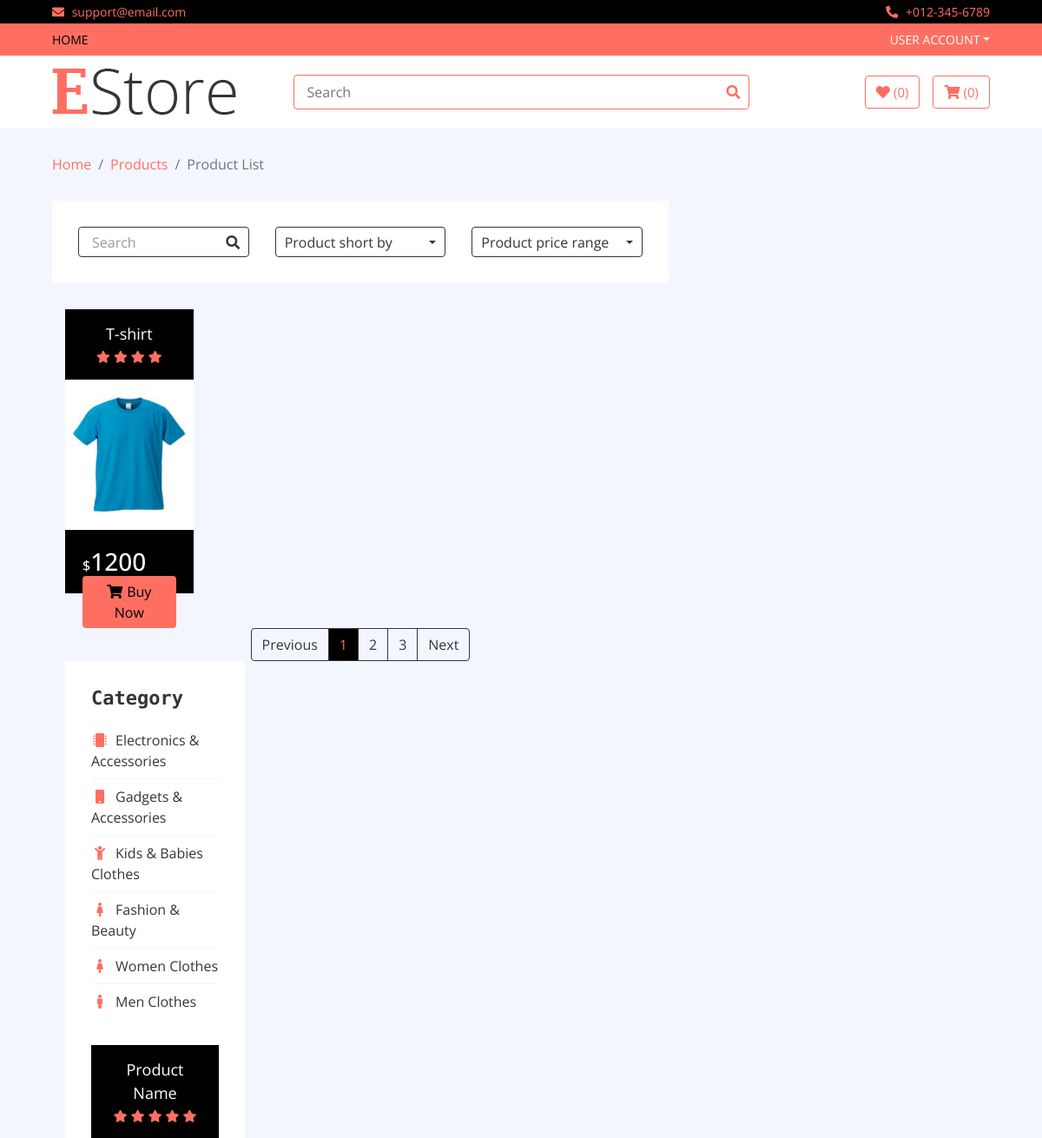
Before: /brand/Fast Company (upper part) with the older database file.
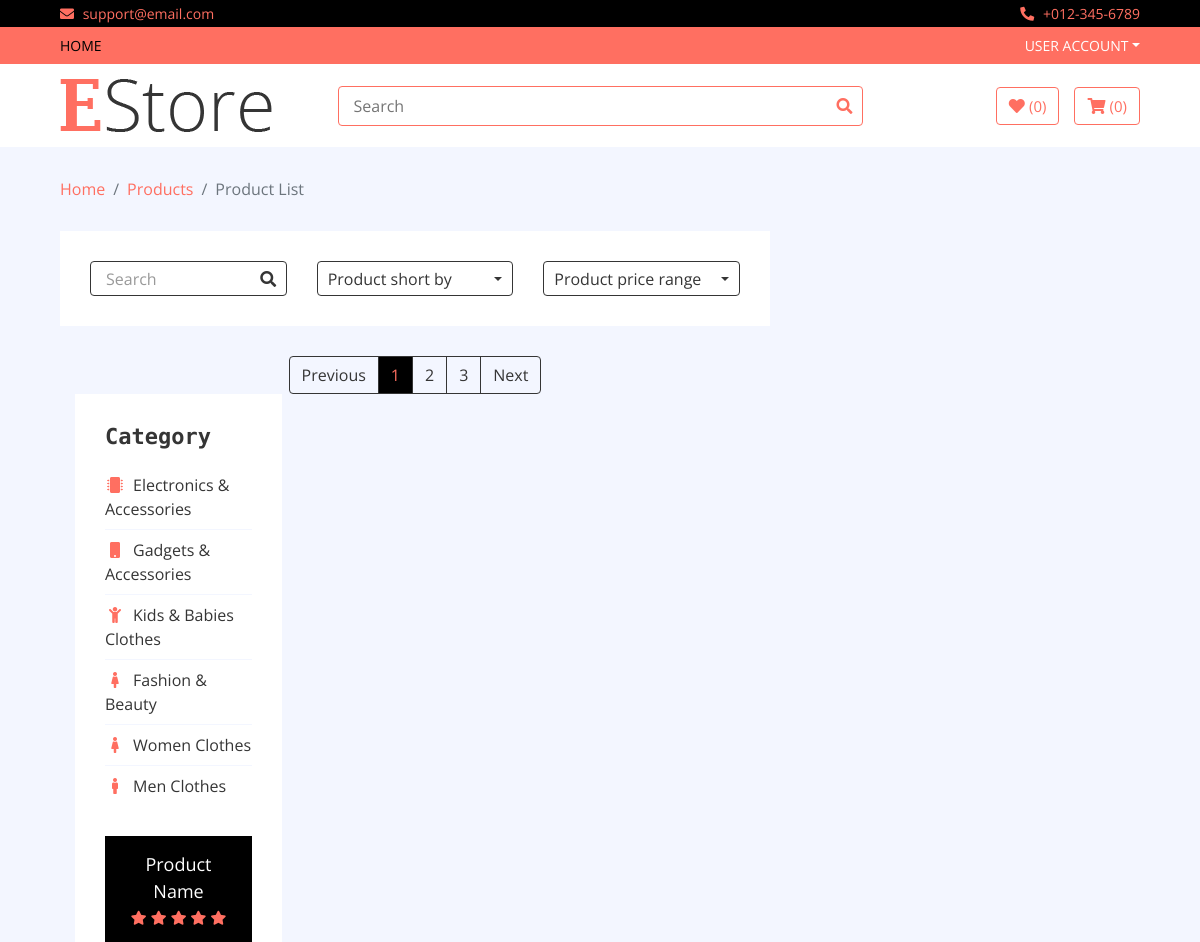
After: the same page with the newer database file.
### home/models.py (models this page shows, shortened)
class Product(models.Model):
    name = models.CharField(max_length = 300)
    price = models.IntegerField()
    discounted_price = models.IntegerField(default = 0)
    image = models.ImageField(upload_to='media')
    category = models.ForeignKey(Category,on_delete=models.CASCADE)
    subcategory= models.ForeignKey(SubCategory,on_delete=models.CASCADE)
    brand = models.ForeignKey(Brand,on_delete=models.CASCADE)
    description = models.TextField()
    specification = models.TextField()
    slug = models.TextField()
    stock = models.CharField(max_length=20, choices=STOCK)
    label = models.CharField(max_length=20,choices=LABEL)

class Category(models.Model):
    name = models.CharField(max_length= 300)
    logo = models.CharField(max_length= 200)
    slug = models.CharField(max_length= 300)

### home/views.py (the view)
# urls.py: path('brand/<slug>', BrandViews.as_view(), name='brand'),
class BrandViews(BaseView):
    def get(self,request,slug):
        ids = Brand.objects.get(slug = slug).id
        self.views['brand_products'] = Product.objects.filter(brand_id = ids)
        return render(request,'brand.html',self.views)

### templates/brand.html (shortened to what the changed rows need)
        {% extends 'base.html' %}
        {% load static %}
        {% block content %}
        <div class="product-view">
            <div class="container-fluid">
                <div class="row">
                    <div class="col-lg-8">
                        <div class="row">
                            <div class="col-md-12">
                            {% for hot in brand_products %}
                            <div class="col-lg-3">
                        <div class="product-item">
                            <div class="product-title">
                                <a href="#">{{hot.name}}</a>
                                <div class="ratting">
                                    <i class="fa fa-star"></i>
                                    <i class="fa fa-star"></i>
                                    <i class="fa fa-star"></i>
                                    <i class="fa fa-star"></i>
                                </div>
                            </div>
                            <div class="product-image">
                                <a href="product-detail.html">
                                    <img src="{{hot.image.url}}" alt="Product Image">
                                </a>
                            </div>
                            <div class="product-price">
                                {% if hot.discounted_price > 0 %}
                                <h3><span>$</span>{{hot.discounted_price}}</h3>
                                {% else %}
                                <h3><span>$</span>{{hot.price}}</h3>
                                {% endif %}
                                <a class="btn" href=""><i class="fa fa-shopping-cart"></i>Buy Now</a>
                            </div>
                        </div>
                    </div>
                            {% endfor %}
                        </div>
                    </div>
                    <div class="col-lg-4 sidebar">
                        <div class="sidebar-widget category">
                            <h2 class="title">Category</h2>
                            <nav class="navbar bg-light">
                                <ul class="navbar-nav">
                                    {% for cat in categories %}
                                    <li class="nav-item">
                                        <a class="nav-link" href="/category/{{cat.slug}}"><i class="{{cat.logo}}"></i>{{cat.name}}</a>
                                    </li>
                                    {% endfor %}
                                </ul>
                            </nav>
                        </div>
                    </div>
                </div>
            </div>
        </div>
        {% endblock %}

Changed rows visible on the page:
removed Product: name "T-shirt", image (picture), price "1200"
